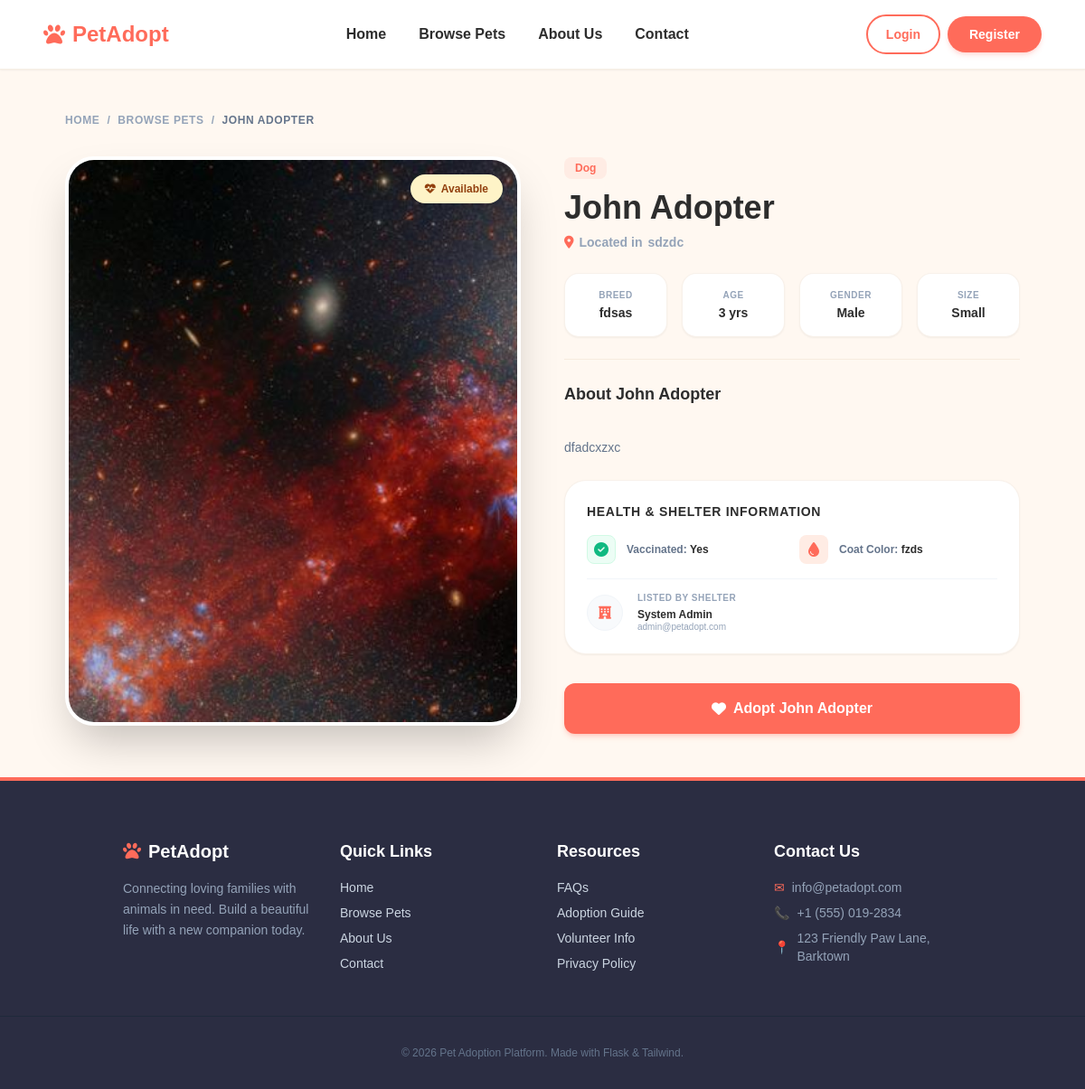
/pets/4, run on the app's committed database.
### models.py (models this page shows, shortened)
class Pet(db.Model):
    __tablename__ = 'pets'
    id = db.Column(db.Integer, primary_key=True)
    name = db.Column(db.String(100), nullable=False)
    species = db.Column(db.String(50), nullable=False)  # Dog, Cat, Rabbit, Bird, Other
    breed = db.Column(db.String(100), nullable=True)
    age = db.Column(db.Integer, nullable=True)
    gender = db.Column(db.String(20), nullable=False)  # Male, Female
    size = db.Column(db.String(20), nullable=False)  # Small, Medium, Large
    color = db.Column(db.String(50), nullable=True)
    description = db.Column(db.Text, nullable=True)
    photo = db.Column(db.String(255), nullable=True, default='default_pet.png')
    location = db.Column(db.String(100), nullable=False)
    vaccinated = db.Column(db.Boolean, default=False)
    is_adopted = db.Column(db.Boolean, default=False)
    shelter_id = db.Column(db.Integer, db.ForeignKey('users.id'), nullable=False)
    created_at = db.Column(db.DateTime, default=datetime.utcnow)
    applications = db.relationship('AdoptionApplication', backref='pet', lazy=True, cascade="all, delete-orphan")

class User(db.Model, UserMixin):
    __tablename__ = 'users'
    id = db.Column(db.Integer, primary_key=True)
    name = db.Column(db.String(100), nullable=False)
    email = db.Column(db.String(120), unique=True, nullable=False)
    password_hash = db.Column(db.String(255), nullable=False)
    role = db.Column(db.String(20), nullable=False, default='adopter')  # adopter, shelter, admin
    phone = db.Column(db.String(20), nullable=True)
    city = db.Column(db.String(100), nullable=True)
    created_at = db.Column(db.DateTime, default=datetime.utcnow)
    pets = db.relationship('Pet', backref='shelter', lazy=True, cascade="all, delete-orphan")
    applications = db.relationship('AdoptionApplication', backref='applicant', lazy=True, cascade="all, delete-orphan")

### pet_routes.py (the view)
@pets_bp.route('/pets/<int:pet_id>')
def pet_detail(pet_id):
    pet = Pet.query.get_or_404(pet_id)
    return render_template('pets/pet_detail.html', pet=pet)

### templates/pets/pet_detail.html (shortened to what this page needs)
{% extends 'base.html' %}
{% block content %}
<div class="container mx-auto max-w-6xl px-6 md:px-12 py-12">
    <nav class="flex items-center gap-2 text-xs font-bold uppercase tracking-wider text-slate-400 mb-8 text-left animate-fade-in-up">
        <a href="{{ url_for('general.home') }}" class="hover:text-primary transition-colors">Home</a>
        <span>/</span>
        <a href="{{ url_for('pets.pet_list') }}" class="hover:text-primary transition-colors">Browse Pets</a>
        <span>/</span>
        <span class="text-slate-500">{{ pet.name }}</span>
    </nav>
    <div class="grid grid-cols-1 lg:grid-cols-12 gap-12 items-start text-left">
        <div class="lg:col-span-6 animate-fade-in-up">
            <div class="relative rounded-[32px] overflow-hidden border-4 border-white shadow-2xl aspect-[4/5] bg-slate-100 group">
                <div class="absolute top-4 right-4 z-10">
                    {% if pet.is_adopted %}
                        <span class="inline-flex items-center gap-1.5 text-xs font-bold px-4 py-2 bg-emerald-100 text-emerald-800 rounded-full shadow-sm">
                            <i class="fa-solid fa-house-chimney-user"></i> Adopted!
                        </span>
                    {% else %}
                        <span class="inline-flex items-center gap-1.5 text-xs font-bold px-4 py-2 bg-amber-100 text-amber-800 rounded-full shadow-sm">
                            <i class="fa-solid fa-heart-pulse"></i> Available
                        </span>
                    {% endif %}
                </div>
                {% if pet.photo %}
                    <img
                      src="{{ url_for('static', filename='uploads/pet_photos/' + pet.photo) }}"
                      alt="{{ pet.name }}"
                      class="w-full h-full object-cover transition-transform duration-700 group-hover:scale-105"
                    />
                {% else %}
                    <img
                      src="{{ url_for('static', filename='uploads/pet_photos/default_pet.png') }}"
                      alt="{{ pet.name }}"
                      class="w-full h-full object-cover transition-transform duration-700 group-hover:scale-105"
                    />
                {% endif %}
            </div>
        </div>
        <div class="lg:col-span-6 flex flex-col gap-6 animate-fade-in-up" style="animation-delay: 100ms;">
            <div>
                <span class="inline-flex items-center gap-1 px-3 py-1 bg-primary-light text-primary rounded-lg text-xs font-bold mb-3">
                    {{ pet.species }}
                </span>
                <h1 class="text-4xl font-black text-dark mb-2">{{ pet.name }}</h1>
                <p class="text-slate-400 text-sm font-semibold flex items-center gap-1.5">
                    <i class="fa-solid fa-location-dot text-primary"></i>
                    Located in <strong>{{ pet.location }}</strong>
                </p>
            </div>
            <div class="grid grid-cols-2 sm:grid-cols-4 gap-4">
                <div class="bg-white border border-border/60 rounded-2xl p-4 shadow-sm text-center">
                    <span class="block text-[10px] font-bold text-slate-400 uppercase tracking-wider mb-1">Breed</span>
                    <strong class="text-dark text-sm leading-tight block truncate">{% if pet.breed %}{{ pet.breed }}{% else %}Mixed{% endif %}</strong>
                </div>
                <div class="bg-white border border-border/60 rounded-2xl p-4 shadow-sm text-center">
                    <span class="block text-[10px] font-bold text-slate-400 uppercase tracking-wider mb-1">Age</span>
                    <strong class="text-dark text-sm leading-tight block truncate">{{ pet.age }} {% if pet.age == 1 %}yr{% else %}yrs{% endif %}</strong>
                </div>
                <div class="bg-white border border-border/60 rounded-2xl p-4 shadow-sm text-center">
                    <span class="block text-[10px] font-bold text-slate-400 uppercase tracking-wider mb-1">Gender</span>
                    <strong class="text-dark text-sm leading-tight block truncate">{{ pet.gender }}</strong>
                </div>
                <div class="bg-white border border-border/60 rounded-2xl p-4 shadow-sm text-center">
                    <span class="block text-[10px] font-bold text-slate-400 uppercase tracking-wider mb-1">Size</span>
                    <strong class="text-dark text-sm leading-tight block truncate">{{ pet.size }}</strong>
                </div>
            </div>
            <div class="border-t border-[#f1e3d3]/60 pt-6">
                <h3 class="text-lg font-black text-dark mb-3">About {{ pet.name }}</h3>
                <p class="text-slate-500 text-sm leading-relaxed whitespace-pre-line">
                    {% if pet.description %}{{ pet.description }}{% else %}No description provided for {{ pet.name }}. Please request more information from the partner shelter listed below.{% endif %}
                </p>
            </div>
            <div class="bg-white border border-border/60 rounded-[24px] p-6 shadow-sm">
                <h3 class="text-sm font-black text-dark uppercase tracking-wider mb-4">Health & Shelter Information</h3>
                <div class="space-y-4">
                    <div class="grid grid-cols-1 sm:grid-cols-2 gap-4">
                        <div class="flex items-center gap-3">
                            <div class="w-8 h-8 rounded-lg bg-emerald-50 border border-emerald-100 flex items-center justify-center text-emerald-500">
                                <i class="fa-solid {% if pet.vaccinated %}fa-circle-check{% else %}fa-circle-xmark text-red-400{% endif %}"></i>
                            </div>
                            <span class="text-xs text-slate-500 font-semibold">
                                Vaccinated: <strong class="text-dark">{% if pet.vaccinated %}Yes{% else %}No{% endif %}</strong>
                            </span>
                        </div>
                        <div class="flex items-center gap-3">
                            <div class="w-8 h-8 rounded-lg bg-primary-light flex items-center justify-center text-primary">
                                <i class="fa-solid fa-droplet"></i>
                            </div>
                            <span class="text-xs text-slate-500 font-semibold">
                                Coat Color: <strong class="text-dark">{% if pet.color %}{{ pet.color }}{% else %}N/A{% endif %}</strong>
                            </span>
                        </div>
                    </div>
                    <div class="border-t border-slate-100 pt-4 flex gap-4 items-center">
                        <div class="w-10 h-10 rounded-full bg-slate-50 border border-slate-100 flex items-center justify-center text-slate-400 flex-shrink-0">
                            <i class="fa-solid fa-hotel text-sm text-primary"></i>
                        </div>
                        <div class="text-left">
                            <p class="text-[10px] text-slate-400 font-bold uppercase tracking-wider leading-none mb-1">Listed By Shelter</p>
                            <p class="text-xs font-black text-dark leading-normal">{{ pet.shelter.name }}</p>
                            <p class="text-[10px] text-slate-400 font-medium leading-none">{{ pet.shelter.email }}</p>
                        </div>
                    </div>
                </div>
            </div>
            <div class="pt-2">
                {% if pet.is_adopted %}
                    <button
                      class="w-full py-4 bg-slate-200 text-slate-400 font-bold rounded-xl text-base flex items-center justify-center gap-2 cursor-not-allowed"
                      disabled
                    >
                        <i class="fa-solid fa-lock"></i> Adopted (Application Closed)
                    </button>
                {% else %}
                    {% if current_user.is_authenticated and (current_user.role == 'admin' or pet.shelter_id == current_user.id) %}
                        <div class="flex flex-col sm:flex-row gap-3">
                            <a
                              href="{{ url_for('pets.edit_pet', pet_id=pet.id) }}"
                              class="flex-grow py-3.5 px-6 border-2 border-primary hover:bg-primary-light text-primary font-black rounded-xl shadow-sm text-sm text-center transition-all active:scale-95 hover:-translate-y-0.5"
                            >
                                <i class="fa-solid fa-pen-to-square mr-1.5"></i> Edit Details
                            </a>
                            <form
                              action="{{ url_for('pets.delete_pet', pet_id=pet.id) }}"
                              method="POST"
                              class="flex-grow inline-block"
                              onsubmit="return confirm('Are you sure you want to delete this listing for {{ pet.name }}? This action cannot be undone.');"
                            >
                                <button
                                  type="submit"
                                  class="w-full py-4 px-6 bg-red-500 hover:bg-red-600 text-white font-bold rounded-xl shadow-md shadow-red-200 transition-all text-sm active:scale-95 hover:-translate-y-0.5"
                                >
                                    <i class="fa-solid fa-trash-can mr-1.5"></i> Delete Listing
                                </button>
                            </form>
                        </div>
                    {% else %}
                        <a
                          href="{{ url_for('adoptions.apply', pet_id=pet.id) }}"
                          class="w-full py-4 bg-primary hover:bg-primary-hover text-white font-bold rounded-xl shadow-md shadow-primary/25 transition-all text-base flex items-center justify-center gap-2 active:scale-95 hover:-translate-y-0.5"
                        >
                            <i class="fa-solid fa-heart"></i> Adopt {{ pet.name }}
                        </a>
                    {% endif %}
                {% endif %}
            </div>
        </div>
    </div>
</div>
{% endblock %}

### static/css/style.css (style rules this page uses)
.animate-fade-in-up { opacity: 0; animation: fadeInUp 0.7s cubic-bezier(0.16, 1, 0.3, 1) forwards; }

### data on the page
Pet: name "JOHN ADOPTER", photo (picture), species "Dog", name "John Adopter", location "sdzdc", breed "fdsas", age "3", gender "Male", size "Small", description "dfadcxzxc", color "fzds"
User: shelter.name "System Admin", shelter.email "admin@petadopt.com"
